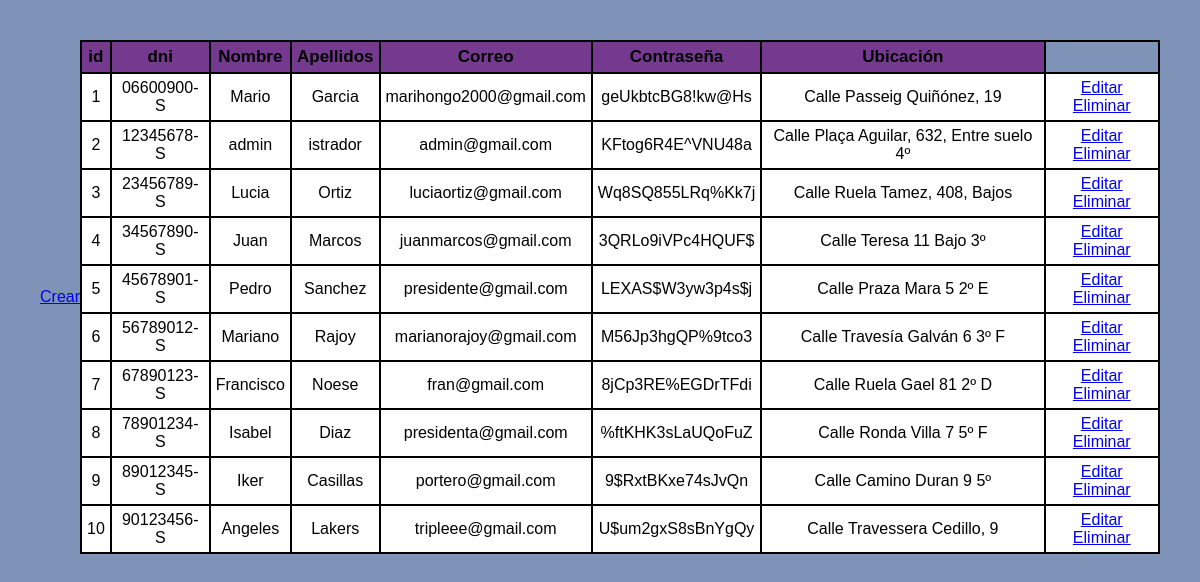
Page /usuarios/index.php on the committed database.
### tables this page shows
CREATE TABLE IF NOT EXISTS usuarios (
 id int NOT NULL AUTO_INCREMENT,
 dni varchar(10) NOT NULL UNIQUE,
 nombre varchar(25) NOT NULL,
 apellidos varchar(45),
 correo varchar(45) NOT NULL UNIQUE,
 contrasenia varchar(45),
 direccion varchar(45) NOT NULL,
 PRIMARY KEY (id)
);

### Database/Database.php (called while the page is built, shortened)
<?php
class Database
{
    public static function conectar()
    {
        $driver = 'mysql';
        $host = 'localhost';
        $port = '3306';
        $user = 'pfcAdmin';
        $password = '1234';
        $db = 'agencia';
        $dsn = "$driver:dbname=$db;host=$host;port=$port";
        try {
            $gbd = new PDO($dsn, $user, $password);
        } catch (PDOException $e) {
            echo 'Falló la conexión: ' . $e->getMessage();
        }
        return $gbd;
    }
    public static function getAllUsuarios()
    {
        $sql = "SELECT * FROM usuarios";
        return self::conectar()->query($sql);
    }
}
?>

### usuarios/index.php (the view, shortened to what this page needs)
<?php
require_once("../Database/Database.php");
$resultado = Database::getAllUsuarios();
?>
<!DOCTYPE html>
<html lang="en">
<head>
    <link rel="stylesheet" href="../style.css">
</head>
<body>
    <a href="create.php">Crear</a>
    <table class="tabla">
        <thead class="cabecera">
            <th>id</th>
            <th>dni</th>
            <th>Nombre</th>
            <th>Apellidos</th>
            <th>Correo</th>
            <th>Contraseña</th>
            <th>Ubicación</th>
            <br>
        </thead>
        <tbody class="contenido">
            <?php
            foreach ($resultado as $fila) {
                echo "<tr>";
                for ($i = 0; $i < 7; $i++) {
                    echo "<td>" . $fila[$i] . "</td>";
                }
                echo "<td class=btns> <a class='btn' href='edit.php?id=".$fila['id']."'>Editar</a> <a class='btn' href='delete.php?id=".$fila['id']."'>Eliminar</a></td>";
                echo "</tr>";
            }
            ?>
        </tbody>
    </table>
</body>
</html>

### style.css (style rules this page uses)
body { background-color: rgb(127, 147, 185); display: flex; align-items: center; margin: 40px; align-content: center; justify-content: center; font-family: sans-serif; }
.tabla { border: 2px solid rgb(0, 0, 0); border-collapse: collapse; }
.cabecera { text-align: center; border: 2px solid rgb(0, 0, 0); background-color: rgb(117, 58, 144); font-size: 17px; }
.contenido { text-align: center; border: 2px solid rgb(0, 0, 0); background-color: white; }
th, tr, td { padding: 5px; border: 2px solid rgb(0, 0, 0); }

### rows in the picture
usuarios: id "1", dni "06600900-S", nombre "Mario", apellidos "Garcia", correo "marihongo2000@gmail.com", contrasenia "geUkbtcBG8!kw@Hs", direccion "Calle Passeig Quiñónez, 19"
usuarios: id "2", dni "12345678-S", nombre "admin", apellidos "istrador", correo "admin@gmail.com", contrasenia "KFtog6R4E^VNU48a", direccion "Calle Plaça Aguilar, 632, Entre suelo 4º"
usuarios: id "3", dni "23456789-S", nombre "Lucia", apellidos "Ortiz", correo "luciaortiz@gmail.com", contrasenia "Wq8SQ855LRq%Kk7j", direccion "Calle Ruela Tamez, 408, Bajos"
usuarios: id "4", dni "34567890-S", nombre "Juan", apellidos "Marcos", correo "juanmarcos@gmail.com", contrasenia "3QRLo9iVPc4HQUF$", direccion "Calle Teresa 11 Bajo 3º"
usuarios: id "5", dni "45678901-S", nombre "Pedro", apellidos "Sanchez", correo "presidente@gmail.com", contrasenia "LEXAS$W3yw3p4s$j", direccion "Calle Praza Mara 5 2º E"
usuarios: id "6", dni "56789012-S", nombre "Mariano", apellidos "Rajoy", correo "marianorajoy@gmail.com", contrasenia "M56Jp3hgQP%9tco3", direccion "Calle Travesía Galván 6 3º F"
usuarios: id "7", dni "67890123-S", nombre "Francisco", apellidos "Noese", correo "fran@gmail.com", contrasenia "8jCp3RE%EGDrTFdi", direccion "Calle Ruela Gael 81 2º D"
usuarios: id "8", dni "78901234-S", nombre "Isabel", apellidos "Diaz", correo "presidenta@gmail.com", contrasenia "%ftKHK3sLaUQoFuZ", direccion "Calle Ronda Villa 7 5º F"
usuarios: id "9", dni "89012345-S", nombre "Iker", apellidos "Casillas", correo "portero@gmail.com", contrasenia "9$RxtBKxe74sJvQn", direccion "Calle Camino Duran 9 5º"
usuarios: id "10", dni "90123456-S", nombre "Angeles", apellidos "Lakers", correo "tripleee@gmail.com", contrasenia "U$um2gxS8sBnYgQy", direccion "Calle Travessera Cedillo, 9"
